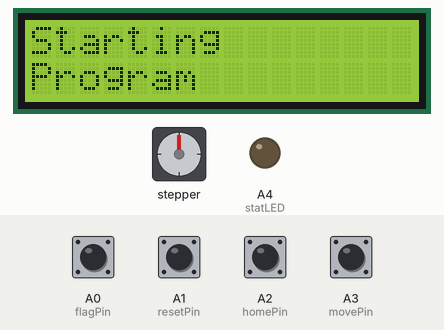
The sketch below on a simulated Arduino Uno, built with avr-gcc and run on an emulated ATmega328P. Parts: stepper motor, 16×2 character LCD, output pins drawn as LEDs (lit = HIGH). Wiring (inferred from the names in the program): stepper motor driver (6400 steps per turn assumed): step pin 7; direction pin 8. The test bench sets the inputs (shaded band); at power-on: A0 (flagPin), A1 (resetPin), A2 (homePin), A3 (movePin) HIGH. Pins used as bus, display or sensor lines are not drawn; what the sketch prints to the serial monitor is not drawn.

Above: at 1.4 s.
1.5 s: A2 (homePin) pulled LOW for 0.15 s
At 2.3 s:
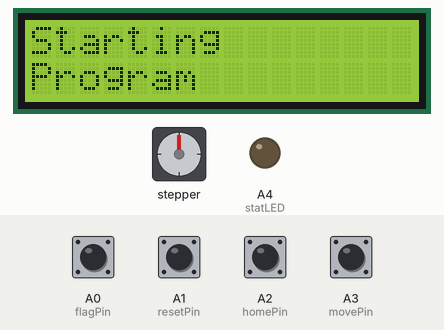
4.6 s: A0 (flagPin) pulled LOW for 0.15 s
At 5.1 s:
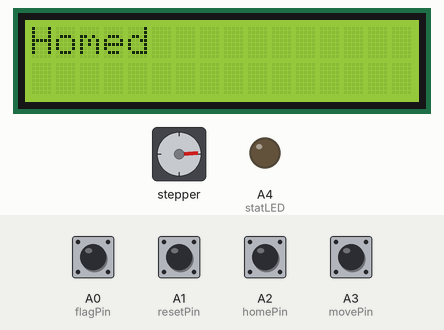
6.2 s: A1 (resetPin) pulled LOW for 0.15 s
At 7.4 s:
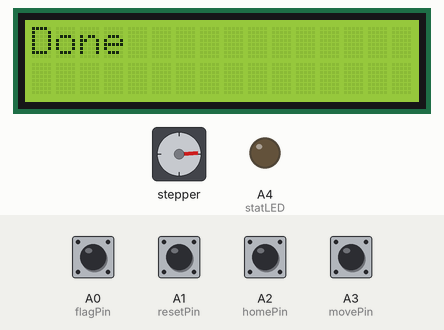
7.8 s: A3 (movePin) pulled LOW for 0.15 s
At 10.1 s:
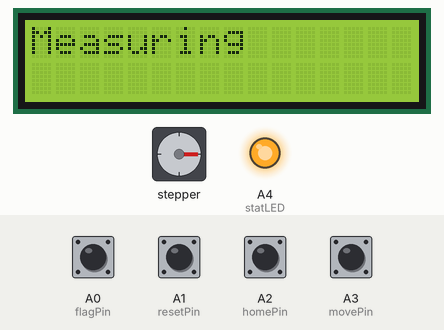
10.9 s: A2 (homePin) pulled LOW for 1 s
At 12.1 s:
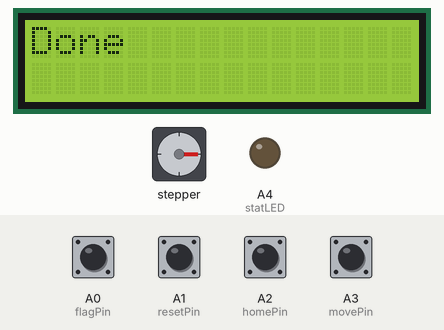
14.9 s: A0 (flagPin) pulled LOW for 1 s
At 15.3 s:
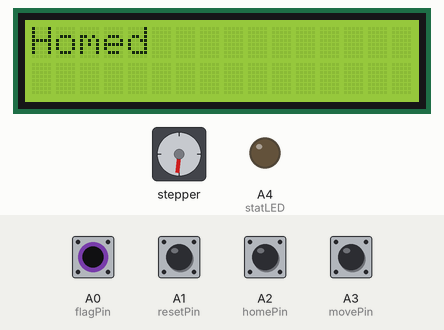
Timing chart, 0 to 17.9 s (numbered marks = the images above; inputs shaded):
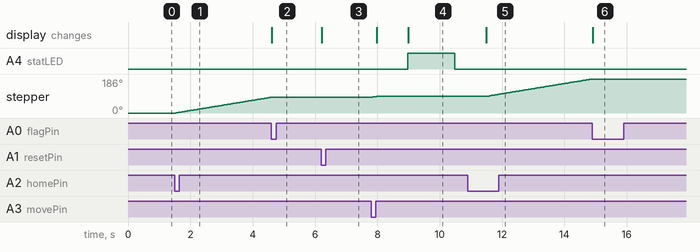

Measured:
- after the input at 1.5 s, stepper: keeps turning clockwise at about 28°/s, starting at once
- after the input at 4.6 s, stepper: stops changing and stays 86°; the display: changes at once (image 2)
- after the input at 6.2 s, the display: changes at once (image 3)
- after the input at 10.9 s, stepper: keeps turning clockwise at about 28°/s, starting after 0.61 s
- after the input at 14.9 s, stepper: stops changing and stays 186°; the display: changes at once (image 6)

The sketch:

stepper_driver.ino
```cpp
//Draft code with TB6600 Stepper Motor Driver in mind - motor ALONE

#include <LiquidCrystal.h>

LiquidCrystal lcd(12, 11, 5, 4, 3, 2);

//Constants relating to values associated with Stepper Motor
const long stepsPerRev = 6400; //May need to be changed
const int indexPerRev = 72; //72 * 5 degrees = 360 degrees
const int stepDelay = 1000; //May need to be changed

//Connected to the driver
const int stepPin = 7;
const int dirPin = 8;

//Identifies later the exact quantity necessary to move for precision
long targetStep = 0;
long stepsToMove = 0;

//Current positions of stepper motor
long currentStep = 0;
int currentIndex = 0;
float currentAngle = 0.00;

//Booleans
bool homing = false;
bool homed = false;
bool sweep = false;

//Buttons
const int homePin = A2; //refers to blue push button
const int movePin = A3; //refers to green push button
const int flagPin = A0; //refers to optical sensor/white push button
const int resetPin = A1; //refers to red push button

const int statLED = A4; //refers to blue LED
//when ON = motor is currently measuring
//when OFF = motor is no longer measuring

void setup(){
  lcd.begin(16,2);
  lcd.setCursor(0,0);
  lcd.print("Starting ");
  lcd.setCursor(0,1);
  lcd.print("Program");

  Serial.begin(9600);
  Serial.println("Blue Button = Home Button");
  Serial.println("Green Button = Move Button");
  Serial.println("White Button = Flag Button");
  Serial.println("Red Button = Reset Button");
  Serial.println(" ");
  Serial.println("STATUS: Motor is currently not homed.");
  Serial.println("Press home button, then flag button to begin.");

 //Inputs
  //sets all buttons as INPUT_PULLUP which means the Arduino board creates a resistance
  //** all inputs are inverted OFF = 1 ON = 0
  pinMode(homePin, INPUT_PULLUP);
  pinMode(movePin, INPUT_PULLUP);
  pinMode(flagPin, INPUT_PULLUP);
  pinMode(resetPin, INPUT_PULLUP);

//Outputs
  pinMode(statLED, OUTPUT);
  pinMode(stepPin, OUTPUT);
  pinMode(dirPin, OUTPUT);
}

void loop(){
  home();
  pulse();
  checkSweep();
  reset();
}

void moveStepper(long steps){
  if (steps > 0){
    digitalWrite(dirPin, HIGH);
  }
  else if (steps < 0){
    digitalWrite(dirPin, LOW);
    steps = -steps;
  }
  else{
    return;
  }

  delayMicroseconds(100);

  for (long i = 0; i < steps; i++){
    digitalWrite(stepPin, HIGH);
    delayMicroseconds(stepDelay);

    digitalWrite(stepPin, LOW);
    delayMicroseconds(stepDelay);
  }
}

void home(){ //if home button is pressed
  if (digitalRead(homePin) == LOW){
    homing = true;
    lcd.clear();
    lcd.setCursor(0,0);
    lcd.print("Homing ");
  }

  while ((digitalRead(flagPin) == HIGH) && (homing == true)){
    digitalWrite(dirPin, HIGH);

    digitalWrite(stepPin, HIGH);
    delayMicroseconds(stepDelay);

    digitalWrite(stepPin, LOW);
    delayMicroseconds(stepDelay);
  }

  if ((digitalRead(flagPin) == LOW) && (homing == true)){
    lcd.clear();
    lcd.setCursor(0,0);
    lcd.print("Homed ");
    homed = true;
    homing = false;
    currentStep = 0;
    currentIndex = 0;
    currentAngle = 0.0;
  }
}

void pulse(){
  if ((homed == true) && (digitalRead(movePin) == LOW) && (sweep == false)){
    lcd.clear();
    lcd.setCursor(0,0);
    lcd.print("Moving ");

    currentIndex += 1;

    targetStep = (long)((currentIndex * stepsPerRev) / indexPerRev);
    stepsToMove = targetStep - currentStep;

//ex: currentIndex = 1 stepsPerRev = 51200 indexPerRev = 72 currentStep = 711.1
//(2*51200)/72 = 711.1
//1422.22 - 711.1 = 711.12
//currentStep is typically close to 711.1 however it may change slightly

    moveStepper(stepsToMove); //calls moveStepper function
    currentStep = targetStep;

    delay(1000);

    measurement();
    delay(1000);

    lcd.clear();
    lcd.setCursor(0,0);
    lcd.print("Done");

    currentAngle = 360.0 * currentStep / stepsPerRev;

    Serial.println("STATUS:");
    Serial.print("Index = ");
    Serial.print(currentIndex);
    Serial.print("  Steps = ");
    Serial.print(currentStep);
    Serial.print("  Angle = ");
    Serial.println(currentAngle);
  }
}

void measurement(){ //called by pulse() when movement occurs
  digitalWrite(statLED, HIGH);
  lcd.clear();
  lcd.setCursor(0,0);
  lcd.print("Measuring ");
  delay(1500); //REVIEW delays
  digitalWrite(statLED, LOW);
}

void checkSweep(){
  if (currentIndex == indexPerRev){
    sweep = true;
    lcd.clear();
    lcd.setCursor(0,0);
    lcd.print("Revolution Completed ");
    lcd.setCursor(0,1);
    lcd.print("Must Reset ");
  }
}

void reset(){
  if (digitalRead(resetPin) == LOW){ //if reset occurs
    lcd.clear();
    lcd.setCursor(0,0);
    lcd.print("Resetting ");

    while (currentIndex > 0){
      currentIndex -= 1;

      targetStep = (long)(currentIndex * stepsPerRev / indexPerRev);
      stepsToMove = targetStep - currentStep;

      moveStepper(stepsToMove);

      currentStep = targetStep;
      currentAngle = 360.0 * currentStep / stepsPerRev;
    }
    //prevent software discrepancies - may be unnecessary
    currentIndex = 0;
    currentStep = 0;
    currentAngle = 0.0;
    sweep = false;

    lcd.clear();
    lcd.setCursor(0,0);
    lcd.print("Done ");

    Serial.println("STATUS:");
    Serial.print("Index = ");
    Serial.print(currentIndex);
    Serial.print("  Steps = ");
    Serial.print(currentStep);
    Serial.print("  Angle = ");
    Serial.println(currentAngle);
  }
}
```
